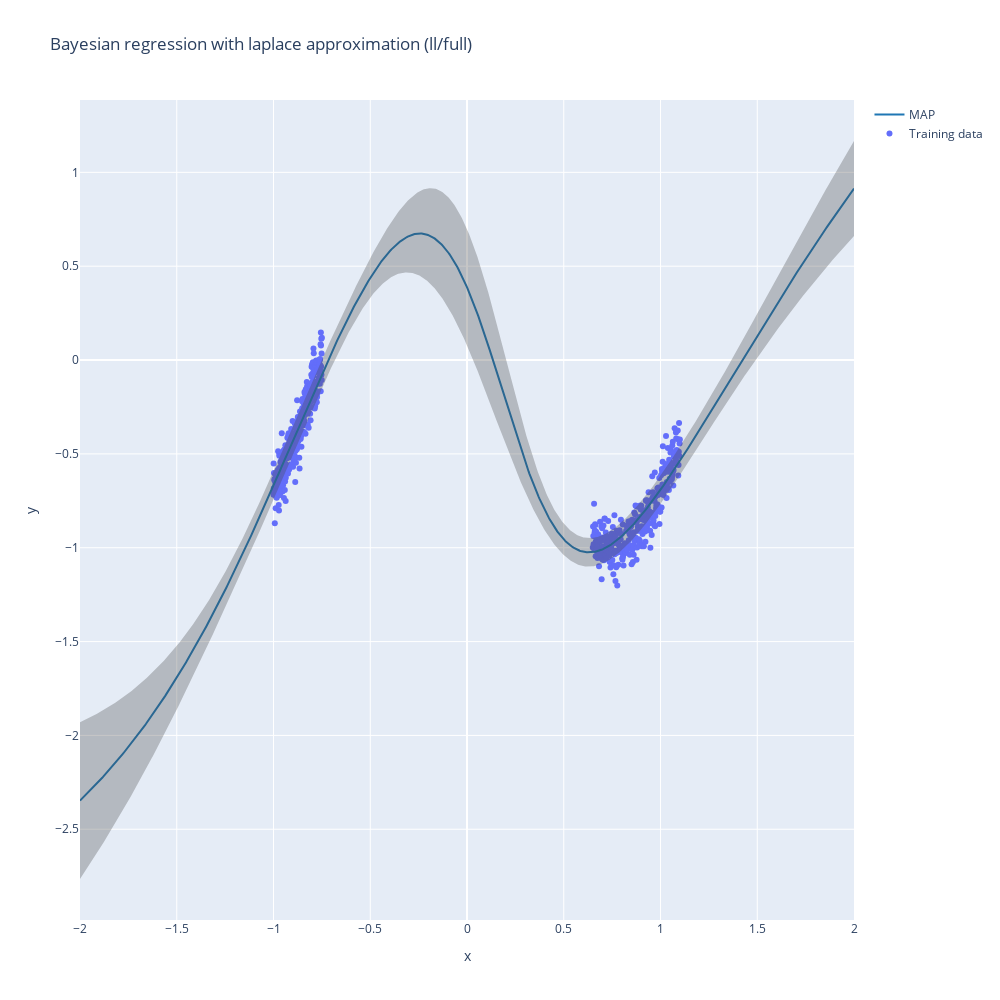

Source (notebook cell):
### Code cell
la = experiment_btwn.train_la(model=model, dataloader=experiment_btwn.train_dataloader, subset_of_weights="last_layer", hessian_structure="full", sigma_noise=0.075)
experiment_la(la, X_tr=X_train, y_tr=y_train, X_te=X_test, title="Bayesian regression with laplace approximation (ll/full)")

### Figure 1 — Plotly figure (JSON) as saved in the notebook; plotly's stock layout.template omitted (floating-point values rounded to 4 significant figures; data arrays with more than 128 entries replaced by an {"elided": "..."} marker saying what was removed)
{"data": [{"mode": "markers", "name": "Training data", "type": "scatter", "x": {"elided": "670 float values"}, "y": {"elided": "670 float values"}}, {"line": {"color": "rgb(31, 119, 180)"}, "mode": "lines", "name": "MAP", "type": "scatter", "x": {"elided": "1000 float values"}, "y": {"elided": "1000 float values"}}, {"line": {"width": 0}, "marker": {"color": "#444"}, "mode": "lines", "name": "Upper Bound", "showlegend": false, "type": "scatter", "x": {"elided": "1000 float values"}, "y": {"elided": "1000 float values"}}, {"fill": "tonexty", "fillcolor": "rgba(68, 68, 68, 0.3)", "line": {"width": 0}, "marker": {"color": "#444"}, "mode": "lines", "name": "Lower Bound", "showlegend": false, "type": "scatter", "x": {"elided": "1000 float values"}, "y": {"elided": "1000 float values"}}], "layout": {"autosize": false, "height": 1000, "hovermode": "x", "title": {"text": "Bayesian regression with laplace approximation (ll/full)"}, "width": 1000, "xaxis": {"title": {"text": "x"}}, "yaxis": {"title": {"text": "y"}}}}
